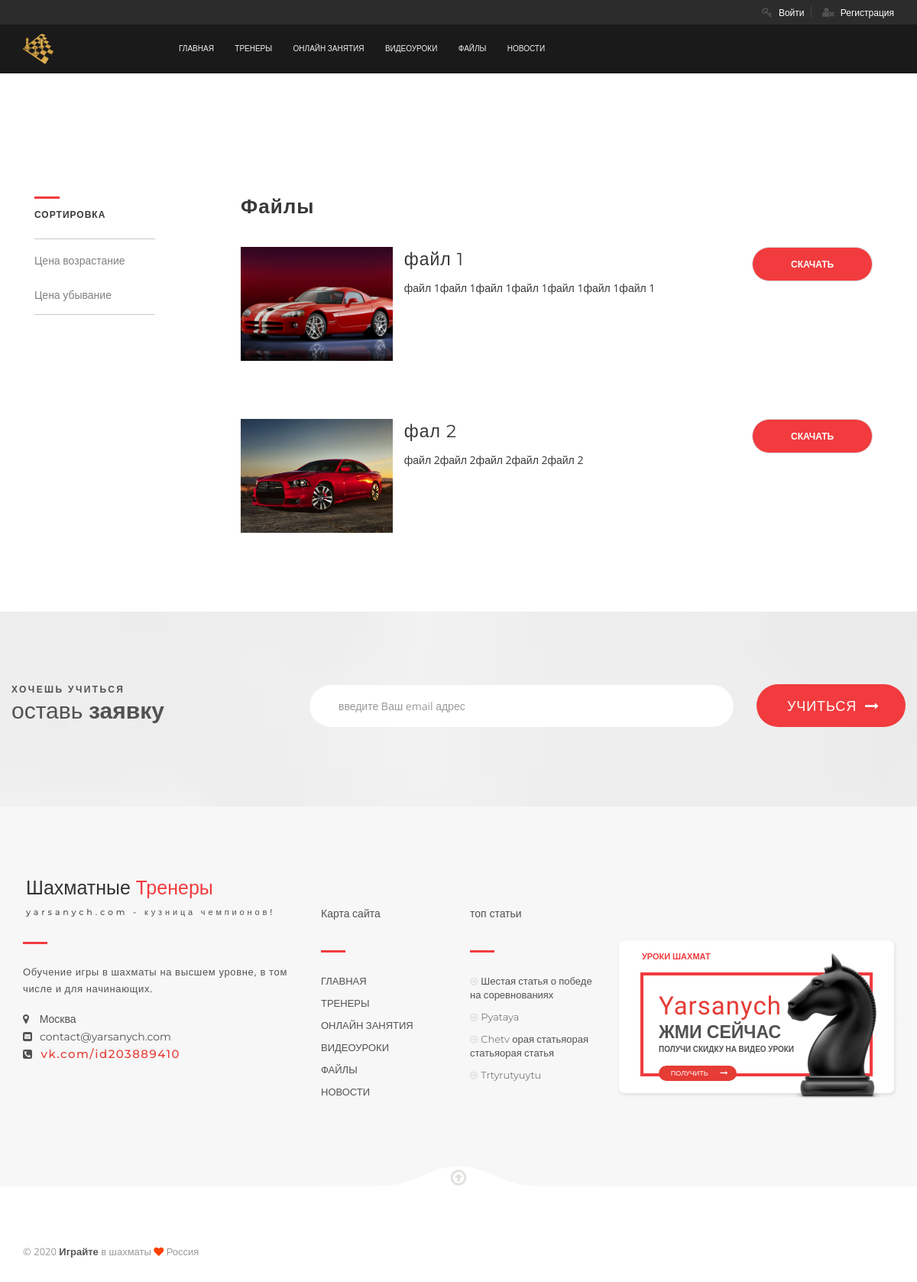
The page /file/ on the database its author committed.
### chess/models.py (models this page shows, shortened)
class Files(models.Model):
    title = models.CharField("Название", max_length=1024)
    description = models.TextField("Описание")
    img = models.ImageField("Изображение", upload_to="img/files/")
    price = models.PositiveIntegerField("Цена", default=0)
    file = models.FileField("Файл", upload_to="files/")
    buyers = models.ManyToManyField(User, verbose_name="Покупатели", blank=True)
    class Meta:
        verbose_name = "Файл"
        verbose_name_plural = "Файлы"

class Articles(models.Model):
    title = models.CharField("Название", max_length=150, db_index=True)
    slug = models.SlugField(max_length=150, unique=True)
    intro_text = models.TextField("Короткое описание", blank=True)
    full_text = models.TextField("Текст", blank=True, db_index=True)
    img = models.ImageField("Изображение", upload_to="img/chess/", blank=True)
    author = models.CharField("Автор", max_length=150, blank=True)
    date_pub = models.DateTimeField(auto_now_add=True)
    buyers = models.ManyToManyField(User, verbose_name="Покупатели", blank=True)
    class Meta:
        verbose_name = "Статья"
        verbose_name_plural = "Статьи"

### chess/views.py (the view)
# urls.py: path("file/", views.FilesViews.as_view(), name='files_url'),
class FilesViews(View):
    def get(self, request):
        files = Files.objects.all()
        return render(request, "chess/files.html", {"files_list": files})

### chess/templatetags/article_tag.py (called while the page is built)
@register.simple_tag()
def get_articles(count=5):
    return Articles.objects.order_by("-id")[:count]

### templates/chess/files.html (shortened to what this page needs)
{% extends 'chess/base.html' %}
{% block content %}
<div class="event-section">
    <div class="container">
        <div class="col-md-3 col-sm-3">
            <div class="evnt-left">
                <div class="location-cat">
                    <h1>Сортировка</h1>
                    <div class="cat-list">
                        <a id="sort-asc">Цена возрастание</a>
                        <a id="sort-desc">Цена убывание</a>
                    </div>
                </div>
            </div>
        </div>
        <div class="col-md-9  col-sm-9">
            <div class="evnt-right">
                <div class="row">
                    <div class="event-area">
                        <h1>Файлы</h1>
{% for article in files_list %}
<div class="event-item" data-price="12000">
                <div class="col-md-3">
                    <div class="item-img ">
                        <img src="{{ article.img.url }}" alt="thumbnail">
                    </div>
                </div>
                <div class="col-md-6">
                    <div class="row">
                        <h1>{{ article.title }}</h1>
                        <p class="desc">{{ article.description }}</p>
                    </div>
                </div>
                <div class="col-md-3">
                    <div class="quick-buy row">
                        {% if request.user.is_authenticated %}
                            {% if user in article.buyers.all %}
                            <h1>Доступ получен</h1>
                            <div class="buy-ticket">
                                <a href="{{ article.img.url }}" class="popup-modal buy">Скачать</a>
                            {% else %}
                            <h1>₽ {{ article.price }}.00</h1>
<div class="buy-ticket">
<form method="POST" action="https://money.yandex.ru/quickpay/confirm.xml">
    <input type="hidden" name="receiver" value="4100115855793787">
    <input type="hidden" name="quickpay-form" value="shop">
    <input type="hidden" name="targets" value="Оплата файла Бенони (белыми) с сайта yarsanych.com">
    <input type="hidden" name="paymentType" value="AC">
    <input type="hidden" name="successURL" value="https://yarsanych.com/files.php">
    <input type="hidden" name="label" value=" mr.s.sych@mail.ru129 ">
    <input type="hidden" name="sum" value="7500">
    <input type="submit" class="subscribe-btn" value="КУПИТЬ" style="padding-left: 6px;">
</form>
                            {% endif %}
                        {% else %}
                        <div class="buy-ticket">
                            <a href="{% url 'account_login' %}" class="popup-modal buy">Скачать</a>
                        {% endif %}
                        </div>
                    </div>
                </div>
            </div>
{% endfor %}
                    </div>
                </div>
            </div>
        </div>
    </div>
</div>
{% endblock content %}

### templates/include/footer.html (shortened to what this page needs)
{% load static %}
{% load article_tag %}
<div class="subscribe-section">
	<div class="container">
		<div class="row">
			<div class="col-md-4 col-sm-5 col-xs-12">
				<div class="row">
					<div class="ht-newsletter">
						<h5>ХОЧЕШЬ УЧИТЬСЯ</h5>
						<h2>оставь <b>заявку</b></h2>
					</div>
				</div>
			</div>
			<div class="col-md-8 col-sm-7 col-xs-12">
				<div class="row">
					<form class="form-inline newsletter-forn-in">
						<div class="col-md-9  col-sm-9 col-xs-12">
							<div class="form-group">
								<input class="form-control newsletter-input" type="text" id="email_subscribe" placeholder="введите Ваш email адрес">
							</div>
						</div>
						<div class="col-md-3  col-sm-3 col-xs-12">
							<div class="row text-center">
								<button type="button" id="add_subscribe" class="subscribe-btn">УЧИТЬСЯ<i class="fa fa-long-arrow-right" aria-hidden="true"></i></button>
							</div>
						</div>
					</form>
				</div>
			</div>
		</div>
	</div>
</div>
<div class="big-fotter">
	<div class="container">
		<div class="row">
			<div class="col-md-4 col-sm-8 col-xs-12">
				<div class="trainer-aera">
					<div class="ft-trainer">
						<h2>Шахматные<span> Тренеры</span></h2>
						<h5>yarsanych.com - кузница чемпионов!</h5>
					</div>
					<p>Обучение игры в шахматы на высшем уровне, в том числе и для начинающих.</p>
					<div class="contact-info">
						<ul>
							<li><i class="fa fa-map-marker" aria-hidden="true"></i>  Москва</li>
							<li><i class="fa fa-envelope-square" aria-hidden="true"></i>contact@yarsanych.com</li>
							<li><a class="red" href="https://vk.com/id203889410"><i class="fa fa-phone-square" aria-hidden="true"></i>vk.com/id203889410</a></li>
						</ul>
					</div>
				</div>
			</div>
			<div class="col-md-2 col-sm-4 col-xs-12">
				<div class="ft-info">
					<h2>Карта<span> сайта</span></h2>
					<ul>
                        <li><a href="{% url 'index_url' %}">ГЛАВНАЯ</a></li>
                        <li><a href="{% url 'treners_url' %}">ТРЕНЕРЫ</a></li>
                        <li><a href="{% url 'prsonal_trening_url' %}">ОНЛАЙН ЗАНЯТИЯ</a></li>
                        <li><a href="{% url 'videos_url' %}">ВИДЕОУРОКИ</a></li>
                        <li><a href="{% url 'files_url' %}">ФАЙЛЫ</a></li>
                        <li><a href="{% url 'articles_list_url' %}">НОВОСТИ</a></li>
					</ul>
				</div>
			</div>
			<div class="col-md-2 col-sm-4 col-xs-12">
				<div class="ft-info">
					<h2>топ <span> статьи</span></h2>
					<ul>
                        {% get_articles count=4 as articles_list %}
                        {% for article in articles_list %}
                            <li><a href="{% url 'article_url' slug=article.slug %}"><i class="fa fa-arrow-circle-o-right" aria-hidden="true"></i>{{ article.title }}</a></li>
                        {% endfor %}
					</ul>
				</div>
			</div>
			<div class="col-md-4 col-sm-8 col-xs-12">
				<div class="banner">
					<h2>Уроки шахмат</h2>
					<div class="banner-box">
						<h1>Yarsanych</h1>
						<h2><span>жми</span> сейчас</h2>
						<p>получи скидку на видео уроки</p>
						<div class="shop-now"><a href="{% url 'prsonal_trening_url' %}">ПОЛУЧИТЬ</a>
							<div class="icon"><i class="fa fa-long-arrow-right"></i></div>
						</div>
						<img src="{% static 'img/shop.png' %}" alt="shop" />
					</div>
				</div>
			</div>
		</div>
	</div>
</div>
<footer>
	<div class="sticky-fotter">
		<div class="container">
			<div class="row">
				<div class="col-md-6 col-sm-6  col-xs-12">
					<div class="sticky-fotter-text">
						<p>&COPY; 2020 <b>Играйте</b> в шахматы <i class="fa fa-heart" aria-hidden="true"></i> Россия</p>
					</div>
				</div>
                <img src="{% static 'img/bg/fotterbg.png' %}" alt="" />
				<a class="go-top" href="#"><i class="fa fa-arrow-circle-o-up"></i></a>
			</div>
		</div>
	</div>
</footer>

### static/css/typography.css (style rules this page uses)
body { font-family: 'Open Sans', sans-serif; }
h1, h2, h3, h4, h5, h6 { margin: 0; font-family: 'Montserrat', sans-serif; font-weight: 700; color: #000; letter-spacing: 1.5px; }
h1 { font-size: 40px; line-height: 44px; letter-spacing: 1px; margin-bottom: 0px; }
h2 { font-size: 36px; line-height: 42px; margin-bottom: 0px; letter-spacing: 0; }
h5 { font-size: 16px; line-height: 24px; letter-spacing: 0; }
p { font-family: 'Open Sans', sans-serif; font-size: 14px; font-weight: normal; letter-spacing: 0; line-height: 24px; margin: 0; }
span { font-family: 'Open Sans', sans-serif; }
strong, b { font: 15px/30px; }
a { color: #222; }
a, a:visited { text-decoration: none; font-family: 'Montserrat', sans-serif; font-weight: normal; font-size: 12px; letter-spacing: 0; transition: all 0.3s ease-in-out; -webkit-transition: all 0.3s ease-in-out; -moz-transition: all 0.3s ease-in-out; -o-transition: all 0.3s ease-in-out; outline: 0; }
ul, ol { margin-bottom: 0px; margin-top: 0px; }
ul { list-style: none outside; padding: 0; margin: 0; }
li { line-height: 18px; margin-bottom: 0px; }
button { letter-spacing: 0; transition: all 0.3s ease 0s; }

### static/css/responsive.css (style rules this page uses)
@media only screen and (min-width: 992px) and (max-width: 1200px) { p { font-size: 13px; } }
@media only screen and (min-width: 992px) and (max-width: 1200px) { .ht-newsletter h5 { margin-top: 95px; } }
@media only screen and (min-width: 992px) and (max-width: 1200px) { .ht-newsletter h2 { margin-top: 8px; font-size: 30px; } }
@media only screen and (min-width: 992px) and (max-width: 1200px) { .subscribe-btn { padding-left: 23px; } }
@media only screen and (min-width: 992px) and (max-width: 1200px) { .ft-info h2 { font-size: 14px; } }
@media only screen and (min-width: 992px) and (max-width: 1200px) { .ft-info ul li a { font-size: 13px; margin-bottom: 11px; } }
@media only screen and (min-width: 992px) and (max-width: 1200px) { .ft-info ul li a i { font-size: 12px; padding-right: 4px; } }
@media only screen and (min-width: 992px) and (max-width: 1200px) { .trainer-aera .ft-trainer { margin-bottom: 25px; } }
@media only screen and (min-width: 992px) and (max-width: 1200px) { .trainer-aera p { margin-bottom: 20px; font-size: 13px; } }
@media only screen and (min-width: 992px) and (max-width: 1200px) { .banner .banner-box img { right: -55px; } }
@media only screen and (min-width: 992px) and (max-width: 1200px) { .sticky-fotter img, .sticky-fotter a.go-top { top: -34px; } }
@media only screen and (min-width: 992px) and (max-width: 1200px) { .sticky-fotter .sticky-fotter-text p { font-size: 13px; } }
@media only screen and (min-width: 992px) and (max-width: 1200px) { .buy-ticket a.buy { padding: 14px 65px; } }
@media only screen and (min-width: 992px) and (max-width: 1200px) { .buy-ticket a.buy { padding: 14px 50px; } }
@media only screen and (min-width: 992px) and (max-width: 1200px) { .buy-ticket a { padding: 14px 50px; } }

### rows shown on the page
Files: img (picture), title "файл 1", description "файл 1файл 1файл 1файл 1файл 1файл 1файл 1"
Files: img (picture), title "фал 2", description "файл 2файл 2файл 2файл 2файл 2"
Articles: title "Шестая статья о победе на соревнованиях"
Articles: title "Pyataya"
Articles: title "Chetv орая статьяорая статьяорая статья"
Articles: title "Trtyrutyuytu"
